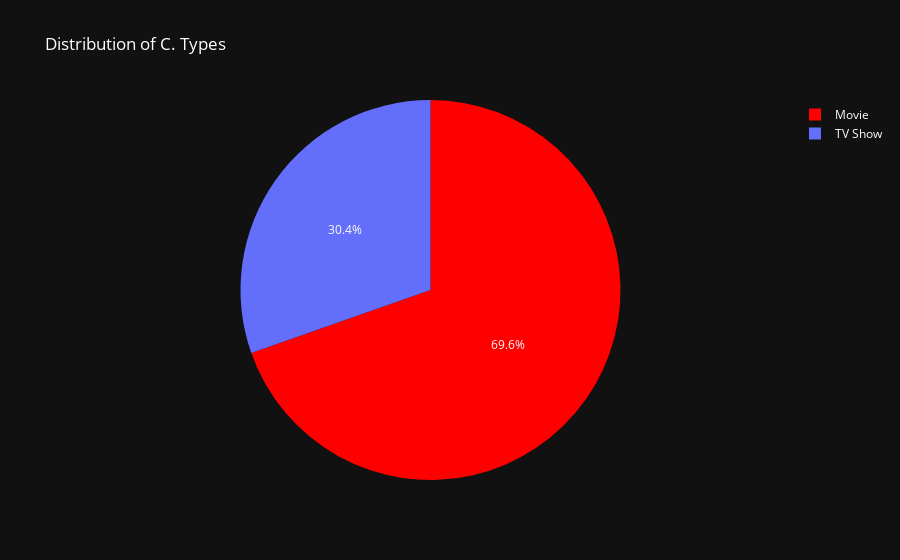

The cell this chart's notebook holds for it:
### Code cell
movie_type_counts = df['type'].value_counts()

# Create the pie chart
fig = go.Figure(data=go.Pie(labels=movie_type_counts.index, values=movie_type_counts.values))

# Set the dark background and white font color
fig.update_layout(
    plot_bgcolor='rgb(17, 17, 17)',  # Dark background color
    paper_bgcolor='rgb(17, 17, 17)',  # Dark background color for the plot area
    font_color='white',  # White font color
    title='Distribution of C. Types',  # Chart title
)
fig.update_traces(marker=dict(colors=['red']))
fig.show()

### Figure 1 — Plotly figure (JSON) as saved in the notebook; plotly's stock layout.template omitted (floating-point values rounded to 4 significant figures)
{"data": [{"labels": ["Movie", "TV Show"], "marker": {"colors": ["red"]}, "type": "pie", "values": [6131, 2676]}], "layout": {"font": {"color": "white"}, "paper_bgcolor": "rgb(17, 17, 17)", "plot_bgcolor": "rgb(17, 17, 17)", "title": {"text": "Distribution of C. Types"}}}
